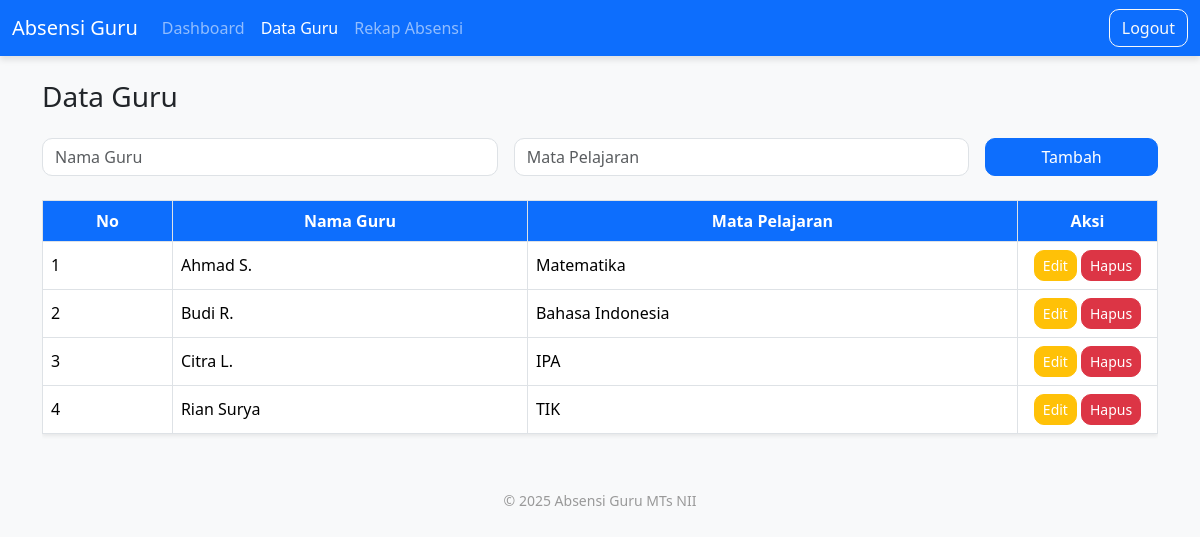
Page /guru (signed in) on the committed database.
### tables this page shows
CREATE TABLE guru (
                id INTEGER PRIMARY KEY AUTOINCREMENT,
                nama TEXT NOT NULL,
                mapel TEXT NOT NULL
            );

### app.py (the view)
@app.route('/guru')
@login_required(role='admin')
def guru():
    with sqlite3.connect('database/absensi.db') as conn:
        cur = conn.cursor()
        cur.execute("SELECT * FROM guru")
        data_guru = cur.fetchall()
    return render_template('guru.html', data_guru=data_guru)

### app.py (called while the page is built)
@app.context_processor
def inject_now():
    return {'date': datetime.now()}

def login_required(role=None):
    def decorator(f):
        @wraps(f)
        def wrapper(*args, **kwargs):
            if 'user' not in session:
                return redirect(url_for('login'))
            if role and session.get('role') != role:
                return "Akses ditolak", 403
            return f(*args, **kwargs)
        return wrapper
    return decorator

### templates/guru.html (shortened to what this page needs)
<!DOCTYPE html>
<html lang="id">
<head>
    <link href="https://cdn.jsdelivr.net/npm/bootstrap@5.3.2/dist/css/bootstrap.min.css" rel="stylesheet">
</head>
<body>
<nav class="navbar navbar-expand-lg navbar-dark bg-primary">
    <div class="container-fluid">
        <a class="navbar-brand" href="#">Absensi Guru</a>
        <div class="collapse navbar-collapse" id="navbarNav">
            <ul class="navbar-nav me-auto mb-2 mb-lg-0">
                <li class="nav-item"><a class="nav-link" href="{{ url_for('dashboard') }}">Dashboard</a></li>
                <li class="nav-item"><a class="nav-link active" href="{{ url_for('guru') }}">Data Guru</a></li>
                <li class="nav-item"><a class="nav-link" href="{{ url_for('rekap_absensi') }}">Rekap Absensi</a></li>
            </ul>
            <a href="{{ url_for('logout') }}" class="btn btn-outline-light">Logout</a>
        </div>
    </div>
</nav>
<div class="container mt-4">
    <h3 class="mb-4">Data Guru</h3>
    <form method="POST" action="{{ url_for('tambah_guru') }}" class="row g-3 mb-4">
        <div class="col-md-5">
            <input type="text" class="form-control" name="nama" placeholder="Nama Guru" required>
        </div>
        <div class="col-md-5">
            <input type="text" class="form-control" name="mapel" placeholder="Mata Pelajaran" required>
        </div>
        <div class="col-md-2 d-grid">
            <button type="submit" class="btn btn-primary">Tambah</button>
        </div>
    </form>
    <div class="table-responsive">
        {% if data_guru %}
        <table class="table table-bordered table-hover shadow-sm">
            <thead>
                <tr>
                    <th>No</th>
                    <th>Nama Guru</th>
                    <th>Mata Pelajaran</th>
                    <th style="width: 140px;">Aksi</th>
                </tr>
            </thead>
            <tbody>
                {% for guru in data_guru %}
                <tr>
                    <td>{{ loop.index }}</td>
                    <td>{{ guru[1] }}</td>
                    <td>{{ guru[2] }}</td>
                    <td>
                        <div class="d-flex gap-1 justify-content-center">
                            <a href="{{ url_for('edit_guru', id=guru[0]) }}" class="btn btn-sm btn-warning">Edit</a>
                            <a href="{{ url_for('hapus_guru', id=guru[0]) }}" class="btn btn-sm btn-danger" onclick="return confirm('Yakin ingin menghapus data ini?')">Hapus</a>
                        </div>
                    </td>
                </tr>
                {% endfor %}
            </tbody>
        </table>
        {% else %}
        <div class="alert alert-warning text-center">Belum ada data guru yang ditambahkan.</div>
        {% endif %}
    </div>
    <footer>© {{ date.year }} Absensi Guru MTs NII</footer>
</div>
</body>
</html>

### templates/guru.html (style rules this page uses)
body { font-family: 'Segoe UI', sans-serif; background-color: #f8f9fa; }
.navbar { box-shadow: 0 4px 6px rgba(0,0,0,0.1); }
.table thead th { background-color: #0d6efd; color: #fff; text-align: center; }
.form-control, .form-select, .btn { border-radius: 10px; }
.btn-warning { color: white; }
.table td, .table th { vertical-align: middle; }
footer { text-align: center; font-size: 14px; color: #999; margin-top: 40px; }

### rows in the picture
guru: nama "Ahmad S.", mapel "Matematika"
guru: nama "Budi R.", mapel "Bahasa Indonesia"
guru: nama "Citra L.", mapel "IPA"
guru: nama "Rian Surya", mapel "TIK"
